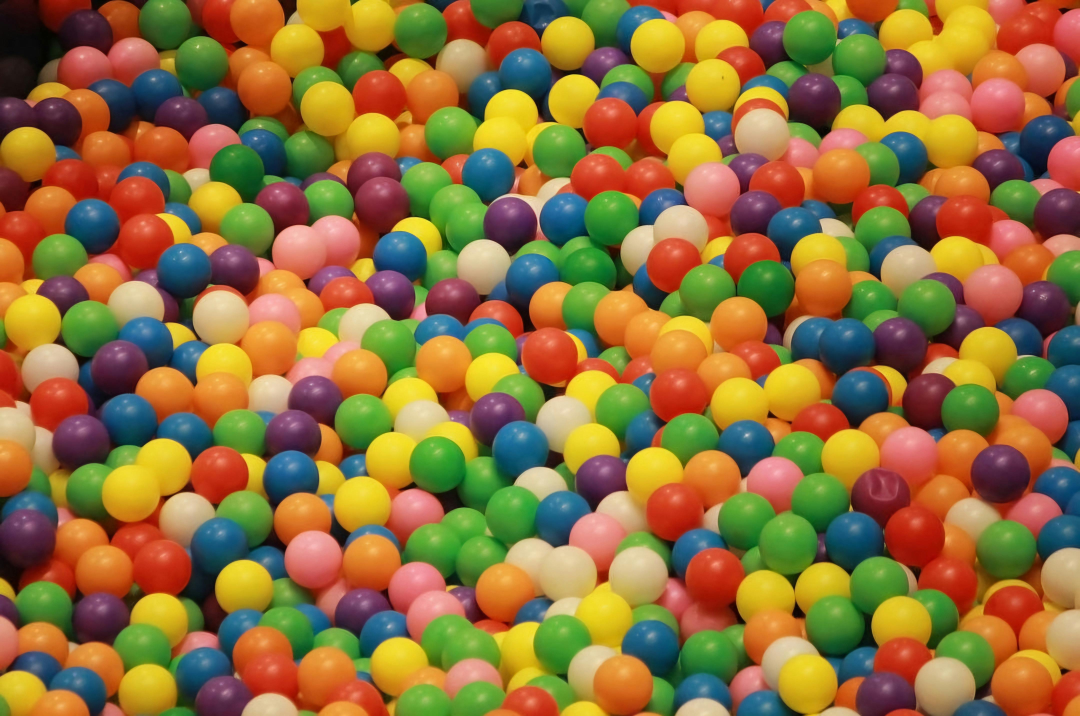
#> input picture veri/yuvarlak_cisim1.jpg, 4320 x 2864 px, found by its file name (shown at 1/4 size)
$ python 03_hough_ile_daire_tespiti.py
#> lines starting #> are read from the running program, lines starting #| are printed output that depends on the picture; after the words box and inside, x2 and y2 are one past the last pixel; in counts of white or black regions, pixels touching at a corner belong together
import cv2
import numpy as np


data_path = "C:\\Users\\muham\\Desktop\\goruntu_isleme\\kodlar\\veri\\yuvarlak_cisim1.jpg"
img = cv2.imread(data_path)
#> img is the input picture: shape (2864, 4320, 3); mean B, G, R 58.6, 112.1, 145.3


img = cv2.resize(img, (640, 480))
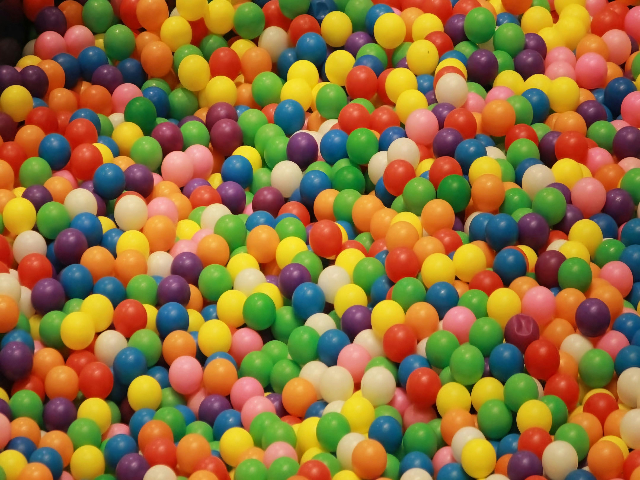
#> img: shape (480, 640, 3); mean B, G, R 58.5, 112, 145.2

# Hough algoritmalarının matematiksel altyapısı renklerle değil yoğunluklarla çalıştığı için görüntümü BGR uzayından Grayscale (Gri) tona indirgiyorum.
gray = cv2.cvtColor(img, cv2.COLOR_BGR2GRAY)
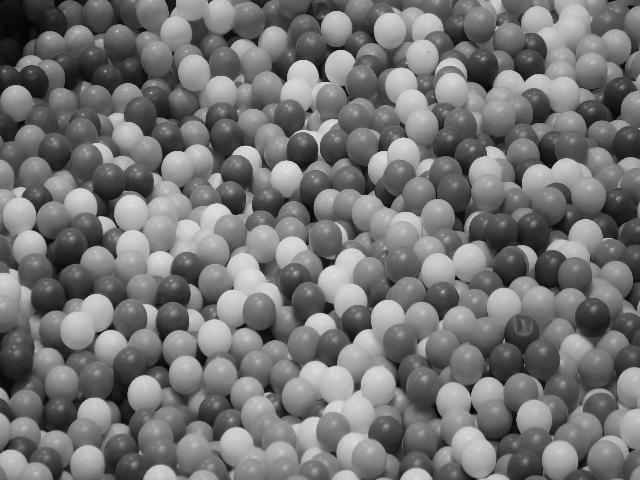
#> gray: shape (480, 640); min 3, max 228, mean 115.9

# HoughCircles algoritması piksel gürültülerine (noise) karşı çok hassas olduğu için medyan bulanıklaştırma (medianBlur) filtresinden geçiriyorum.
blurlama = cv2.medianBlur(gray, 5)

# Görseldeki iç içe geçmiş topları doğru tespit edebilmek için algoritma parametrelerine mühendislik dokunuşu yapıyorum.
# Merkezler arası mesafeyi 20'ye, kusursuzluk beklentimi (param2) 25'e indirip yarıçap toleransını (5-40) görselime özel optimize ediyorum.
circles = cv2.HoughCircles(blurlama, cv2.HOUGH_GRADIENT, 1, 20, param1=100, param2=25, minRadius=5, maxRadius=40)
#> circles = 41 rows, first 8: [286.5, 175.5, 15.8], [195.5, 72.5, 18], [559.5, 457.5, 17.7], [503.5, 303.5, 16.2], [335.5, 26.5, 15.6], [401.5, 175.5, 37.2], [386.5, 433.5, 18.5], [16.5, 100.5, 15.5]


if circles is not None:
    # Algoritmanın bulduğu ondalıklı koordinat değerlerini çizim yapabilmek için 16-bit tam sayılara (uint16) yuvarlıyorum.
    circles = np.uint16(np.around(circles))
#> circles = 41 rows, first 8: [286, 176, 16], [196, 72, 18], [560, 458, 18], [504, 304, 16], [336, 26, 16], [402, 176, 37], [386, 434, 18], [16, 100, 16]

    # Tespit ettiğim tüm çemberlerin üzerinde dönüyorum.
    for i in circles[0, :]:
        # Nesnenin dış sınırlarını jilet gibi yeşil (0, 255, 0) renkte çizdiriyorum.
        cv2.circle(img, (i[0], i[1]), i[2], (0, 255, 0), 2)

        # Nesnenin tam ağırlık merkezine kırmızı (0, 0, 255) renkli hedef noktamı koyuyorum.
        cv2.circle(img, (i[0], i[1]), 2, (0, 0, 255), 3)
#> this loop made 41 passes
#> i on passes 1 to 12: [286, 176, 16], [196, 72, 18], [560, 458, 18], [504, 304, 16], [336, 26, 16], [402, 176, 37], [386, 434, 18], [16, 100, 16], [450, 88, 22], [80, 330, 20], [34, 172, 16], [258, 310, 18]
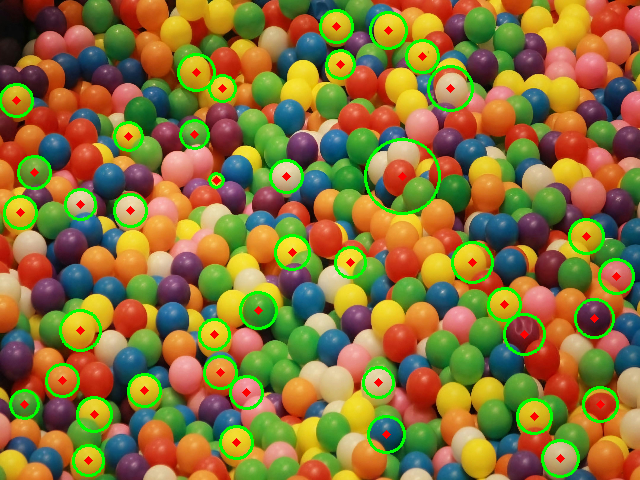
#> img: shape (480, 640, 3); 4.8% of pixels changed, all inside (x1, y1, x2, y2) = (0, 9, 635, 478)


cv2.imshow("Hough Circles (Optimize Edilmis)", img)


cv2.waitKey(0)
cv2.destroyAllWindows()

$ run again, with veri/afrika.jpg copied over veri/yuvarlak_cisim1.jpg
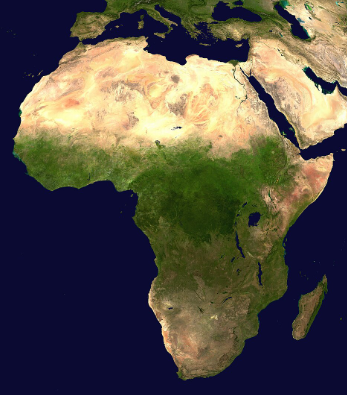
#> input picture veri/afrika.jpg, 347 x 395 px, found by its file name
#> img is the input picture: shape (395, 347, 3); mean B, G, R 69.6, 78.6, 83.9
#> `gray = cv2.cvtColor(img, cv2.COLOR_BGR2GRAY)`:
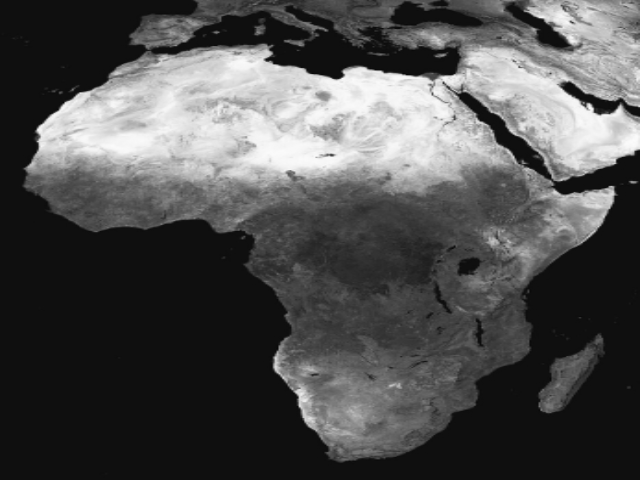
#> gray: shape (480, 640); min 8, max 251, mean 79.2
#> `circles = cv2.HoughCircles(blurlama, cv2.HOUGH_GRADIENT, 1, 20, param1..`: circles = [[548.5, 37.5, 29.3], [552.5, 121.5, 33.8], [590.5, 61.5, 23.9], [500.5, 82.5, 18], [439.5, 43.5, 13.4], [561.5, 21.5, 11.1]]
#> `circles = np.uint16(np.around(circles))`: circles = [[548, 38, 29], [552, 122, 34], [590, 62, 24], [500, 82, 18], [440, 44, 13], [562, 22, 11]]
#> the loop `for i in circles[0, :]:` made 6 passes
#> after the loop `for i in circles[0, :]:`:
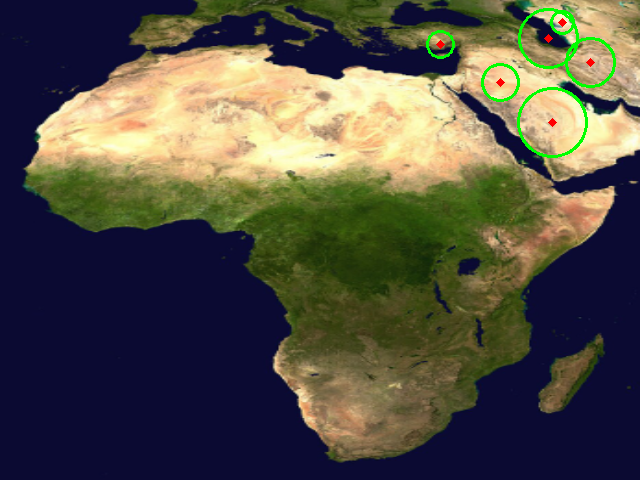
#> img: shape (480, 640, 3); mean B, G, R 68.5, 79.1, 82.5

$ run again, with veri/istanbul.jpg copied over veri/yuvarlak_cisim1.jpg
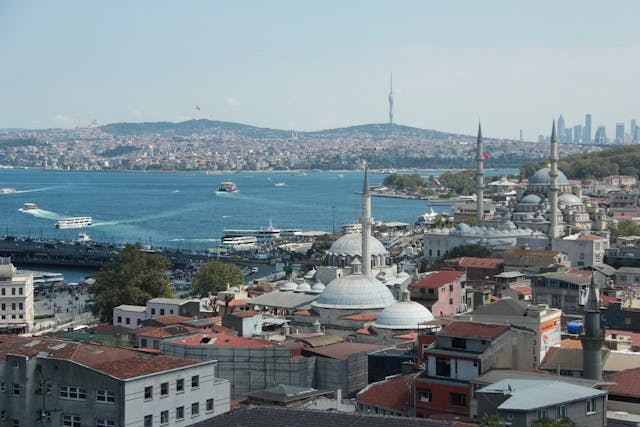
#> input picture veri/istanbul.jpg, 640 x 427 px, found by its file name
#> img is the input picture: shape (427, 640, 3); mean B, G, R 142.7, 136.7, 124.1
#> `blurlama = cv2.medianBlur(gray, 5)`:
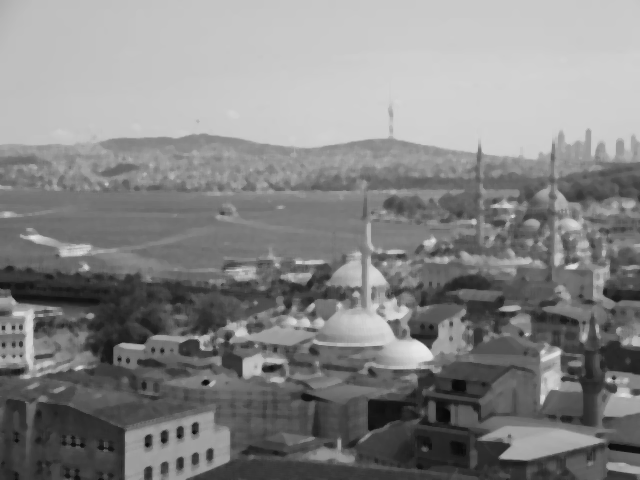
#> blurlama: shape (480, 640); min 8, max 234, mean 133.5
#> `circles = cv2.HoughCircles(blurlama, cv2.HOUGH_GRADIENT, 1, 20, param1..`: circles = 32 rows, first 8: [51.5, 341.5, 27.2], [368.5, 283.5, 33.8], [399.5, 229.5, 33.8], [573.5, 387.5, 33.8], [533.5, 246.5, 33.8], [303.5, 299.5, 27.2], [563.5, 237.5, 27.2], [570.5, 335.5, 29.4]
#> `circles = np.uint16(np.around(circles))`: circles = 32 rows, first 8: [52, 342, 27], [368, 284, 34], [400, 230, 34], [574, 388, 34], [534, 246, 34], [304, 300, 27], [564, 238, 27], [570, 336, 29]
#> the loop `for i in circles[0, :]:` made 32 passes
#> after the loop `for i in circles[0, :]:`:
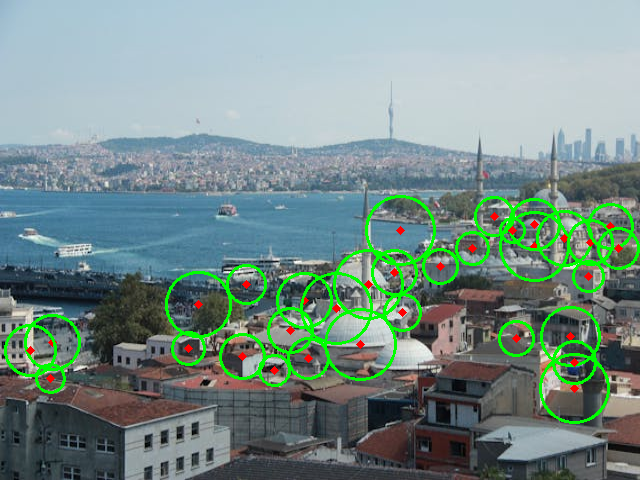
#> img: shape (480, 640, 3); mean B, G, R 137, 142, 119.5

$ run again, with veri/sokak.jpg copied over veri/yuvarlak_cisim1.jpg
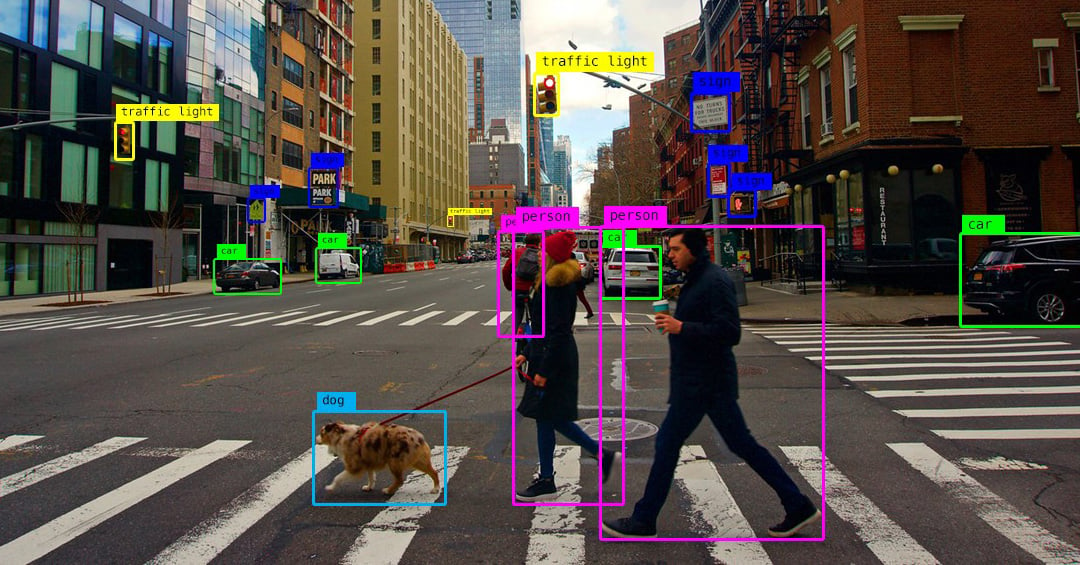
#> input picture veri/sokak.jpg, 1080 x 565 px, found by its file name
#> img is the input picture: shape (565, 1080, 3); mean B, G, R 72, 77.4, 85.7
#> `blurlama = cv2.medianBlur(gray, 5)`:
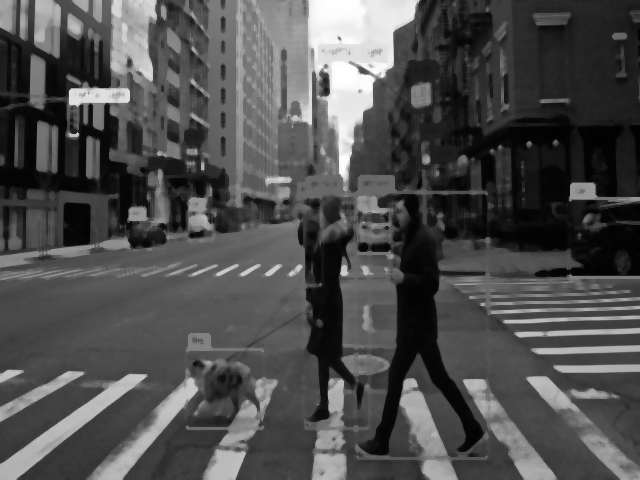
#> blurlama: shape (480, 640); min 1, max 255, mean 78.2
#> `circles = cv2.HoughCircles(blurlama, cv2.HOUGH_GRADIENT, 1, 20, param1..`: circles = 25 rows, first 8: [182.5, 203.5, 33.8], [113.5, 110.5, 37.2], [381.5, 203.5, 29.3], [114.5, 141.5, 37.2], [226.5, 54.5, 33.8], [231.5, 387.5, 29.4], [147.5, 135.5, 21.6], [227.5, 416.5, 29.3]
#> `circles = np.uint16(np.around(circles))`: circles = 25 rows, first 8: [182, 204, 34], [114, 110, 37], [382, 204, 29], [114, 142, 37], [226, 54, 34], [232, 388, 29], [148, 136, 22], [228, 416, 29]
#> the loop `for i in circles[0, :]:` made 25 passes
#> after the loop `for i in circles[0, :]:`:
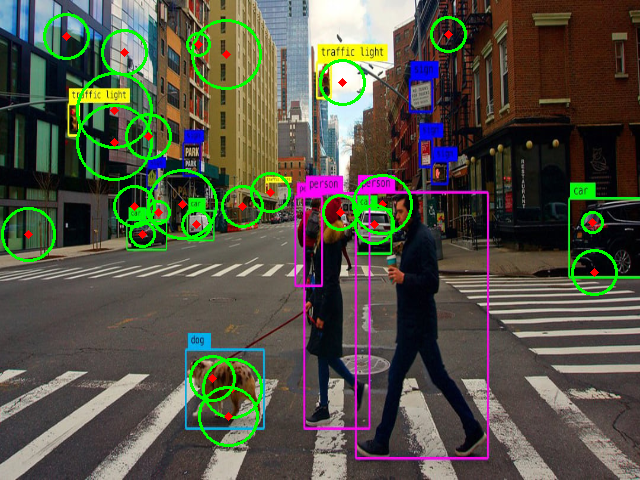
#> img: shape (480, 640, 3); mean B, G, R 69.4, 82.7, 83.3
